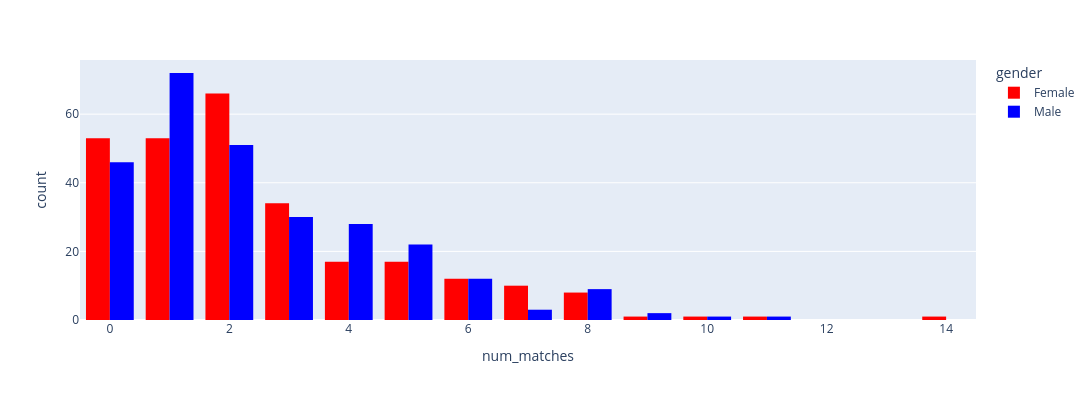

The cell this chart's notebook holds for it:
### Code cell
num_matches = px.histogram(
    data_unique, 
    x="num_matches", 
    color="gender", 
    barmode="group", 
    color_discrete_map={
        "Female": "red",
        "Male": "blue"
        }
)
num_matches.update_layout(width=1800, height=400)
num_matches.show()

show_images(num_matches, "../images/num_matches.png")

### Figure 1 — Plotly figure (JSON) as saved in the notebook; plotly's stock layout.template omitted (floating-point values rounded to 4 significant figures; data arrays with more than 128 entries replaced by an {"elided": "..."} marker saying what was removed)
{"data": [{"alignmentgroup": "True", "bingroup": "x", "hovertemplate": "gender=Female<br>num_matches=%{x}<br>count=%{y}<extra></extra>", "legendgroup": "Female", "marker": {"color": "red", "pattern": {"shape": ""}}, "name": "Female", "offsetgroup": "Female", "orientation": "v", "showlegend": true, "type": "histogram", "x": {"elided": "274 int values"}, "xaxis": "x", "yaxis": "y"}, {"alignmentgroup": "True", "bingroup": "x", "hovertemplate": "gender=Male<br>num_matches=%{x}<br>count=%{y}<extra></extra>", "legendgroup": "Male", "marker": {"color": "blue", "pattern": {"shape": ""}}, "name": "Male", "offsetgroup": "Male", "orientation": "v", "showlegend": true, "type": "histogram", "x": {"elided": "277 int values"}, "xaxis": "x", "yaxis": "y"}], "layout": {"barmode": "group", "height": 400, "legend": {"title": {"text": "gender"}, "tracegroupgap": 0}, "margin": {"t": 60}, "width": 1800, "xaxis": {"anchor": "y", "domain": [0, 1], "title": {"text": "num_matches"}}, "yaxis": {"anchor": "x", "domain": [0, 1], "title": {"text": "count"}}}}
